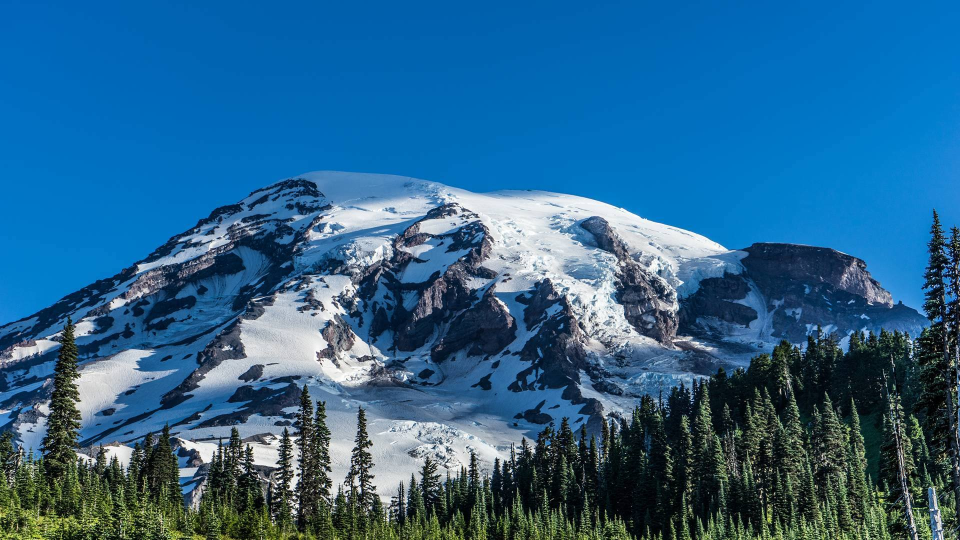
#> input picture image1.png, 1920 x 1080 px (shown at 1/2 size)
$ python Final.py
#> lines starting #> are read from the running program, lines starting #| are printed output that depends on the picture
import cv2
import numpy as np
from PIL import Image
import matplotlib.pyplot as plt
import math
import numpy as np
block_size=8
PEAK=255
#convert to bmp file
pngImage=Image.open('image1.png')
#> pngImage is the input picture: PIL image 1920x1080 RGBA; mean R, G, B, A 41.9, 100.5, 140.9, 255
bmpImage=pngImage.convert('RGB')
bmpImage.save('image1.bmp')
print('bmp image saved successfully')
# read image
image = cv2.imread('image1.bmp')
block_size=8#size =8
mValues=[1,2,3,4]
#----------------------------compress image component--------------------------------#
def compressComponent(component,m):
    rows, cols = component.shape
    # Initialize the compressed component matrix
    compressedComponent = np.zeros((rows// block_size * m, cols// block_size * m))
    l=0#row interate
    k=0# column
    for i in range(0,rows,block_size):
        k=0#the iteration differ from compressed and the original component
        for j in range(0,cols,block_size):
            #devide into 8x8 pixel blocks
            block = component[i:i + block_size, j:j + block_size]
            # Compute 2D DCT
            dctBlock = cv2.dct(block.astype(np.float32))
            # Quantize the DCT coefficients
            compressedComponent[l:l+m,k:k+m] = dctBlock[:m, :m]
            k+=m
        l+=m#nex row
    return compressedComponent
#--------------------compress for all m------------------#
def compress(originalImage,m):
    #split the three component of the original image
    blueComponent = originalImage[:,:,0]
    greenComponent = originalImage[:,:,1]
    redComponent = originalImage[:,:,2]

    #compress each component
    combressedRed=compressComponent(redComponent,m)
    combressedGreen=compressComponent(greenComponent,m)
    combressedBlue=compressComponent(blueComponent,m)
    return combressedRed,combressedGreen,combressedBlue
#----------------------------decompress image component--------------------------------#
def decompressComponent(compressedComponent,m):
     #initialize the compressed component matrix
    #print(compressedComponent)
    component = np.zeros((1080, 1920), dtype=compressedComponent.dtype)
    rows, cols = compressedComponent.shape
    k=0#iterate on rows
    l=0#column to add block size not m
    for i in range(0,rows,m):
        l=0
        for j in range(0,cols,m):
            #devide into 8x8 pixel blocks
            block=np.zeros((block_size,block_size),dtype=compressedComponent.dtype)
            block[0:m,0:m] = compressedComponent[i:i + m, j:j + m]
            idctBlock = cv2.idct(block.astype(np.float32))
            component[k:k + block_size, l:l + block_size] = idctBlock
            l=l+block_size# move column
        k=k+block_size#move row
    return component
#--------------------compress for all m------------------#
def decompress(compressedImage,m):
    #split the three component of the original image
    blueCompressedComponent = compressedImage[:,:,0]
    greenCompressedComponent = compressedImage[:,:,1]
    redCompressedComponent = compressedImage[:,:,2]
    #compress each component
    decombressedRed=decompressComponent(redCompressedComponent,m)
    decombressedGreen=decompressComponent(greenCompressedComponent,m)
    decombressedBlue=decompressComponent(blueCompressedComponent,m)
    decompressedImage=cv2.merge((decombressedBlue,decombressedGreen,decombressedRed))

    return decompressedImage
#----------------------- testing -------------------------#
rows, cols, channels = image.shape
#> rows = 1080; cols = 1920; channels = 3
PSNR=[]
# Calculate the size of the image
image_size_original = rows * cols * channels
#> image_size_original = 6220800
for x in mValues:
    Rcompressed,Gcompressed,Bcompressed=compress(image,x)
    compressedImage=cv2.merge((Bcompressed,Gcompressed,Rcompressed))
    cv2.imwrite(f"compressedImage{x}.jpg",compressedImage)#save compressed version

    # Calculate the size of the image
    rows, cols, channels = compressedImage.shape
    image_size_compressed = rows * cols * channels
    print(f"at m = {x} image size is {image_size_compressed} original size is {image_size_original}")
    #####################################################################
    decompressedImage=decompress(compressedImage,x)#call compress image
    decompressedImage_uint8 = cv2.convertScaleAbs(decompressedImage)#scale it
    psnr = cv2.PSNR(image, decompressedImage_uint8)#calculate psnr
    PSNR.append(psnr)#add to the array
    cv2.imwrite(f"decompressedImage{x}.jpg",decompressedImage)
#> this loop made 4 passes
#> psnr on passes 1 to 4: 19.86, 21.91, 23.78, 25.94
#> pass 1, in compress, `blueComponent = originalImage[:,:,0]`:
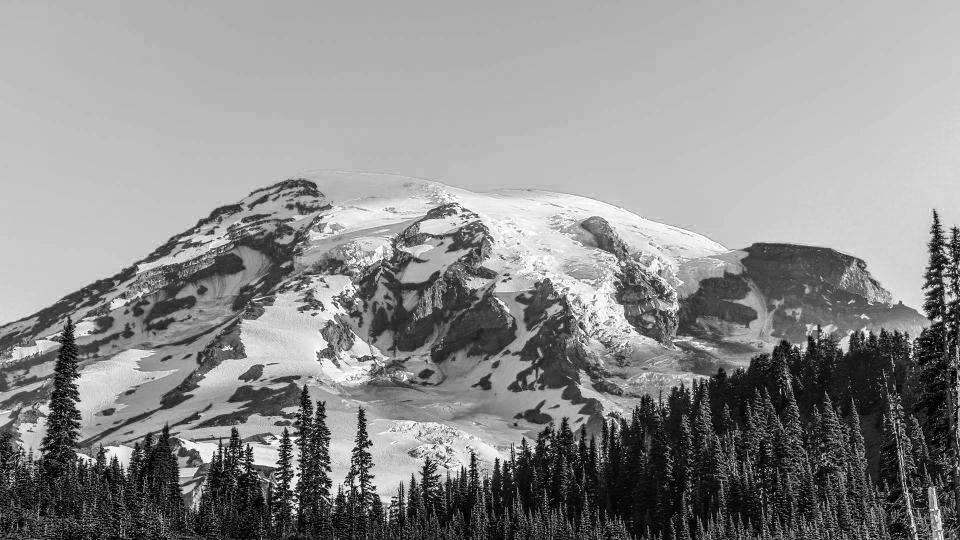
#> blueComponent: shape (1080, 1920) (shown at 1/2 size); min 0, max 255, mean 140.9
#> pass 1, in compress, `greenComponent = originalImage[:,:,1]`:
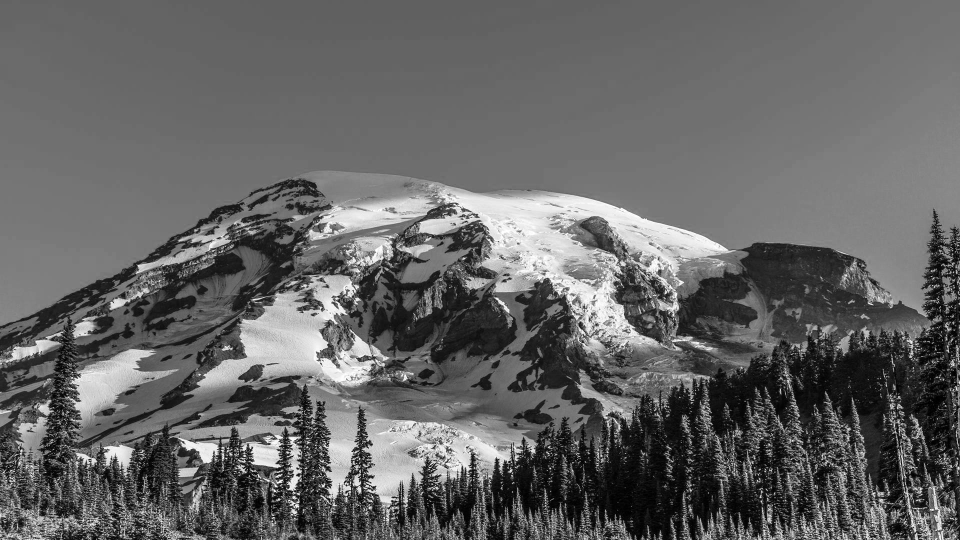
#> greenComponent: shape (1080, 1920) (shown at 1/2 size); min 0, max 255, mean 100.5
#> pass 1, in compress, `redComponent = originalImage[:,:,2]`:
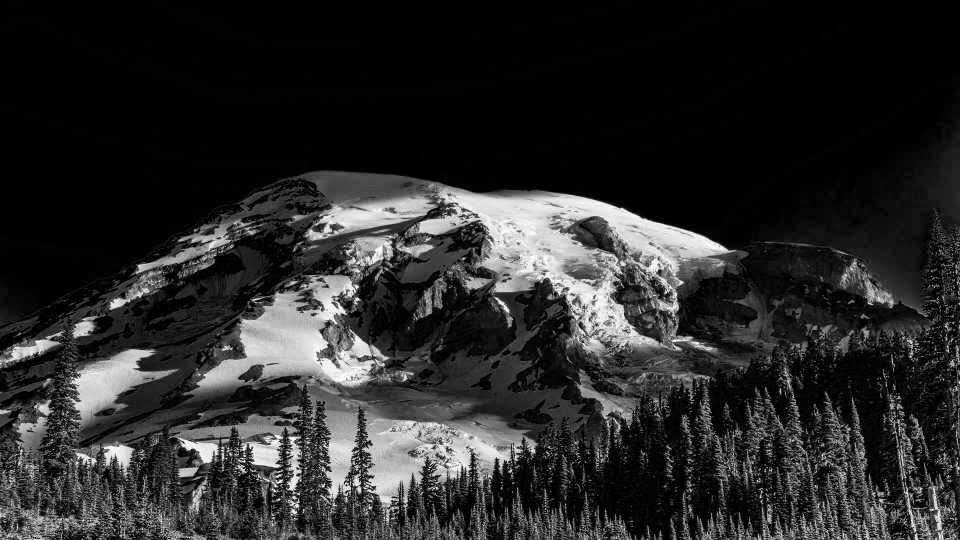
#> redComponent: shape (1080, 1920) (shown at 1/2 size); min 0, max 255, mean 41.9
#> pass 1, in compress, `combressedRed=compressComponent(redComponent,m)`:
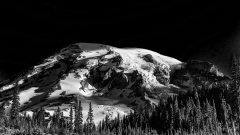
#> combressedRed: shape (135, 240) float64; min 0, max 1992.4, mean 335.5; drawn with min black and max white
#> after the loop:
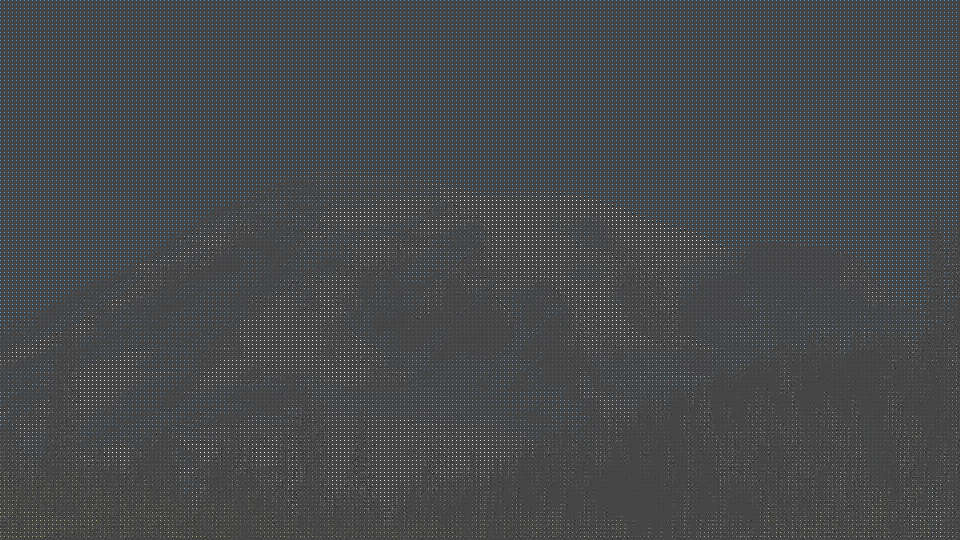
#> compressedImage: shape (540, 960, 3) float64; mean B, G, R 70.6, 50.3, 20.9; drawn with min black and max white
#> after the loop:
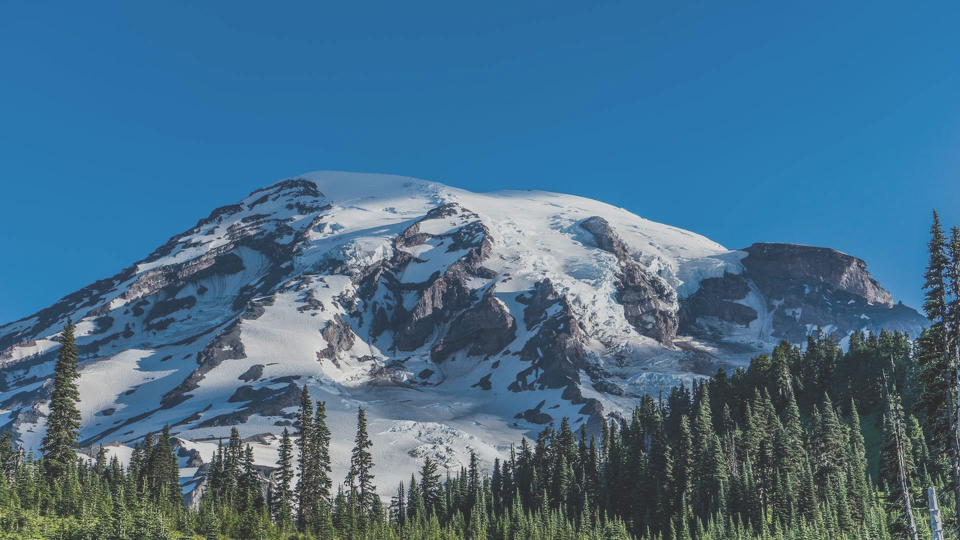
#> decompressedImage: shape (1080, 1920, 3) float64 (shown at 1/2 size); mean B, G, R 140.9, 100.5, 41.9; drawn with min black and max white
#> after the loop, PSNR = [19.86, 21.91, 23.78, 25.94]

# print(PSNR)
# Plot the curve displaying PSNR against m

plt.plot(mValues, PSNR,color="red")
plt.xlabel('m')
plt.ylabel('PSNR')
plt.title('PSNR vs. m')
plt.grid(True)
plt.show()
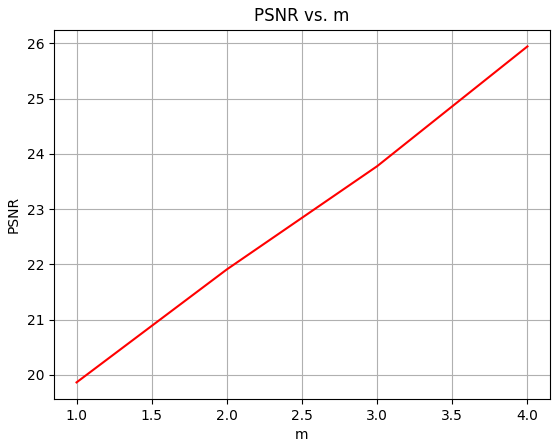
#> figure drawn by matplotlib, 1 panel
